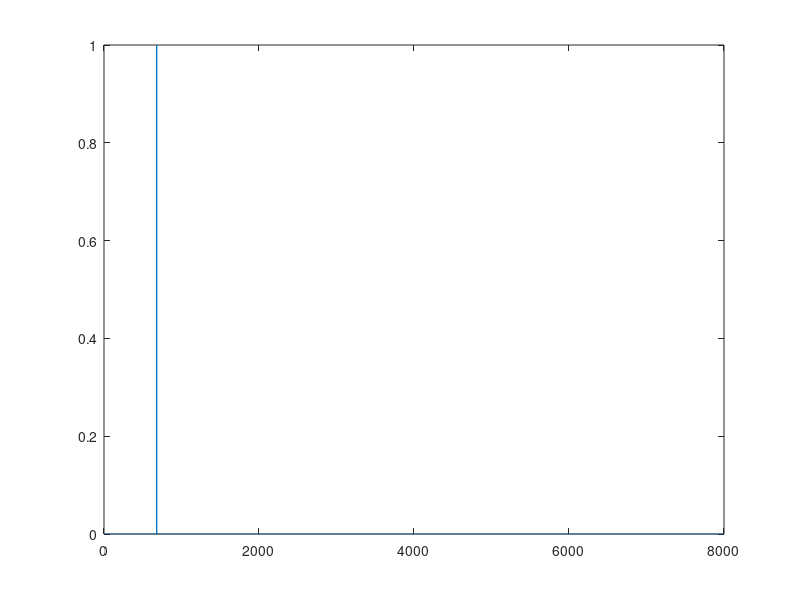
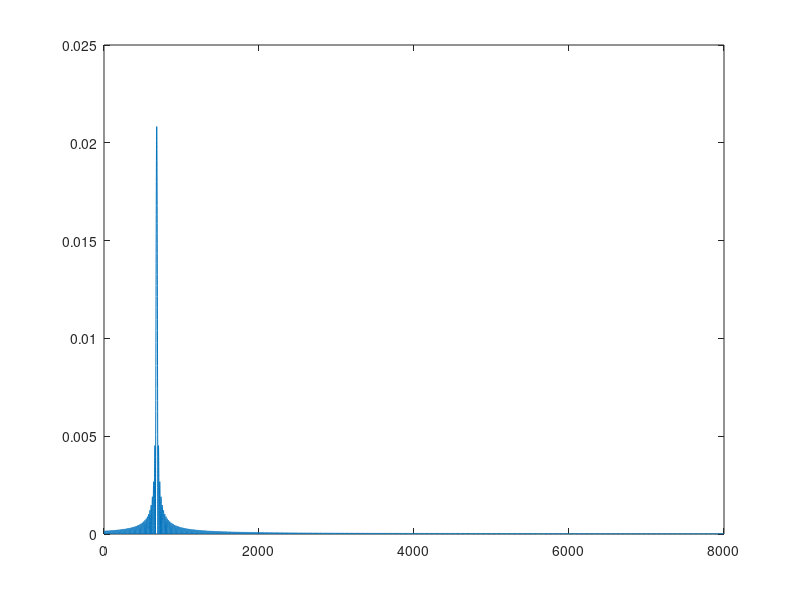
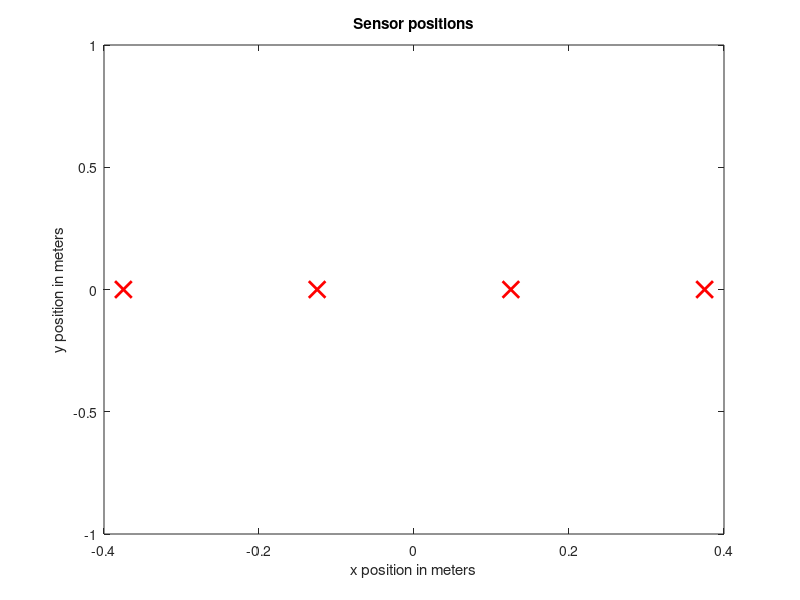

MATLAB code for these plots, in order: (Note: this script raises an error after producing the figures.)
clear all;close all;
%% generate narrowband signal
n = (1:48000).';
fs = 16000;
L = length(n);
temp = 0.999.^n.*ones(48000,1);
temp = temp.*exp(1j*2*pi*680/fs*n);
temp = exp(1j*2*pi*680/fs*n);

nfft = length(temp);
f = fs*(0:nfft/2)/nfft;
S_1 = fft(temp/nfft,nfft);
figure
plot(f,abs(S_1(1:nfft/2+1)));
%soundsc(real(s1),fs)
temp_1 = zeros(48000,1);
temp_1(1:1000) = 1;
temp_1 = temp_1.*exp(1j*2*pi*680/fs*n);
S_2 = fft(temp_1/nfft,nfft);
figure
plot(f,abs(S_2(1:nfft/2+1)));
%soundsc(real(s2),fs)

%% Array output
nSensors = 4;
senDist = 0.25;
dx = senDist;
dy = 0; 
J = nSensors;
c = 340;                                % the sound speed 
direction = [-6,52];                         % row vector containing angles for which constraints hold
nb_f = 680;

senIdx = linspace(0,J-1,J);
p = [(-(J-1)/2 + senIdx.')*senDist,zeros(J,1)]; 
v = [sin(direction*pi/180);-cos(direction*pi/180)];  % size 2*361

linspec = {'rx','MarkerSize',12,'LineWidth',2};

figure
plot(p(:,1),p(:,2),linspec{:});  
title('Sensor positions');
xlabel('x position in meters');
ylabel('y position in meters');
disp('The four microphones are ready !');


steervector = exp(-1j*2*pi*nb_f*(p*v)./c);   % size J*361
SNR = 40;
X = zeros(L,J);
randnoise = randn(L,1);
for senIdx = 1:J
    X(:,senIdx)= temp.*steervector(senIdx,1)+temp_1.*steervector(senIdx,2);
    [X(:,senIdx),Noise] = generate_noise(X(:,senIdx),randnoise,SNR);
end

%soundsc(real(X(1,:)),fs);
save('Observation_nb.mat','X','fs');
%% DOA
n_source = 2;                                       % the number of sources
X = X.';
[J,Frame] = size(X);
f_c = 680;
R_x = X*X'./Frame; 
theta = -90:0.5:90;
Index = linspace(0,J-1,J);
v = [sin(theta*pi/180);-cos(theta*pi/180)];       % size 2*721
p = [(-(J-1)/2 + Index.')*senDist,zeros(J,1)];             % size 6*2
a_theta = exp(-1j*2*pi*f_c*(p*v)./c);             % steer vector(match weights) 6*721

[U ,eigval] = eig(R_x);                             % the columns of U is the corresponding eigenvectors                                                    % and eigval is a diagonal matrix of eigenvalues
[eigval,index]  = sort(diag(eigval),1,'descend');   % eigval size is 6*1, the index in descend order
U   = U(:,index);                                   % descend the eigenvectors
Us  = U(:,1:n_source);                              % signal subspace
Un  = U(:,n_source+1:J);                            % noise subspace 6*4
P_sm = 1./diag(a_theta'*(Un*Un')*a_theta);          % pseudo power 721*1
figure
linspec = {'b-','LineWidth',2};
plot(theta, 10*log10(abs(P_sm)), linspec{:});
title('MUSIC pseudo power spectrum')
xlabel('Angle in [degrees]');
ylabel('Power spectrum in [dB]');
xlim([-90,90]);

%% Find the Global maximum and visualization
P_middle = abs(P_sm(2:end-1));
P_front = abs(P_sm(1:end-2));
P_back = abs(P_sm(3:end));
logic_front = (P_middle - P_front)>0;
logic_back = (P_middle - P_back)>0;
logic = logic_front & logic_back;
P_middle(~logic) = min(P_middle);
P_local = [abs(P_sm(1));P_middle;abs(P_sm(end))];
[~,doa_Idx] = maxk(P_local,n_source);
doa = theta(doa_Idx);
[~,minIdx] = min(abs(doa));
doa_source = doa(minIdx);
[~,maxIdx] = max(abs(doa));
interfer = doa(maxIdx);
disp(['The desired source DOA with MUSIC is: ',num2str(doa_source),' deg']);
disp(['The interfering DOA with MUSIC is: ',num2str(interfer),' deg']);
%% Null-steering
comp_vector = steervector(:,1)';
compensate = X.*(comp_vector.');
Block_vector = [1,-1,0,0];
align_out= Block_vector*compensate;
%soundsc(real(align_out(1,:)),fs);
%% NOISE
 function[corruptsignal,noise] = generate_noise(clearsignal,randnoise,SNR)
signalpower = (clearsignal'*clearsignal)./length(clearsignal);
randnoisepower = (randnoise'*randnoise)./length(randnoise);
noisepower = signalpower./(10^(0.1*SNR));
noise = sqrt(noisepower./randnoisepower)*randnoise;
corruptsignal = noise + clearsignal;
end





